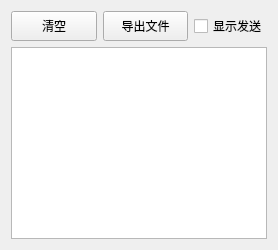
               <widget class="QWidget" name="tab_5">
                <attribute name="title">
                 <string>CAN总线数据显示</string>
                </attribute>
                <layout class="QGridLayout" name="gridLayout_7">
                 <item row="0" column="0">
                  <layout class="QHBoxLayout" name="horizontalLayout_5">
                   <item>
                    <widget class="QPushButton" name="pB_outputClear">
                     <property name="minimumSize">
                      <size>
                       <width>0</width>
                       <height>30</height>
                      </size>
                     </property>
                     <property name="text">
                      <string>清空</string>
                     </property>
                    </widget>
                   </item>
                   <item>
                    <widget class="QPushButton" name="pB_canDataExport">
                     <property name="minimumSize">
                      <size>
                       <width>0</width>
                       <height>30</height>
                      </size>
                     </property>
                     <property name="text">
                      <string>导出文件</string>
                     </property>
                    </widget>
                   </item>
                   <item>
                    <widget class="QCheckBox" name="checkBox_CANoutSend">
                     <property name="sizePolicy">
                      <sizepolicy hsizetype="Fixed" vsizetype="Fixed">
                       <horstretch>0</horstretch>
                       <verstretch>0</verstretch>
                      </sizepolicy>
                     </property>
                     <property name="text">
                      <string>显示发送</string>
                     </property>
                    </widget>
                   </item>
                  </layout>
                 </item>
                 <item row="1" column="0">
                  <widget class="QTextBrowser" name="txt_command_rec">
                   <property name="sizePolicy">
                    <sizepolicy hsizetype="Expanding" vsizetype="Expanding">
                     <horstretch>0</horstretch>
                     <verstretch>0</verstretch>
                    </sizepolicy>
                   </property>
                   <property name="html">
                    <string>&lt;!DOCTYPE HTML PUBLIC &quot;-//W3C//DTD HTML 4.0//EN&quot; &quot;http://www.w3.org/TR/REC-html40/strict.dtd&quot;&gt;
&lt;html&gt;&lt;head&gt;&lt;meta name=&quot;qrichtext&quot; content=&quot;1&quot; /&gt;&lt;style type=&quot;text/css&quot;&gt;
p, li { white-space: pre-wrap; }
&lt;/style&gt;&lt;/head&gt;&lt;body style=&quot; font-family:'宋体'; font-size:11pt; font-weight:400; font-style:normal;&quot;&gt;
&lt;p style=&quot;-qt-paragraph-type:empty; margin-top:0px; margin-bottom:0px; margin-left:0px; margin-right:0px; -qt-block-indent:0; text-indent:0px;&quot;&gt;&lt;br /&gt;&lt;/p&gt;&lt;/body&gt;&lt;/html&gt;</string>
                   </property>
                  </widget>
                 </item>
                </layout>
               </widget>
